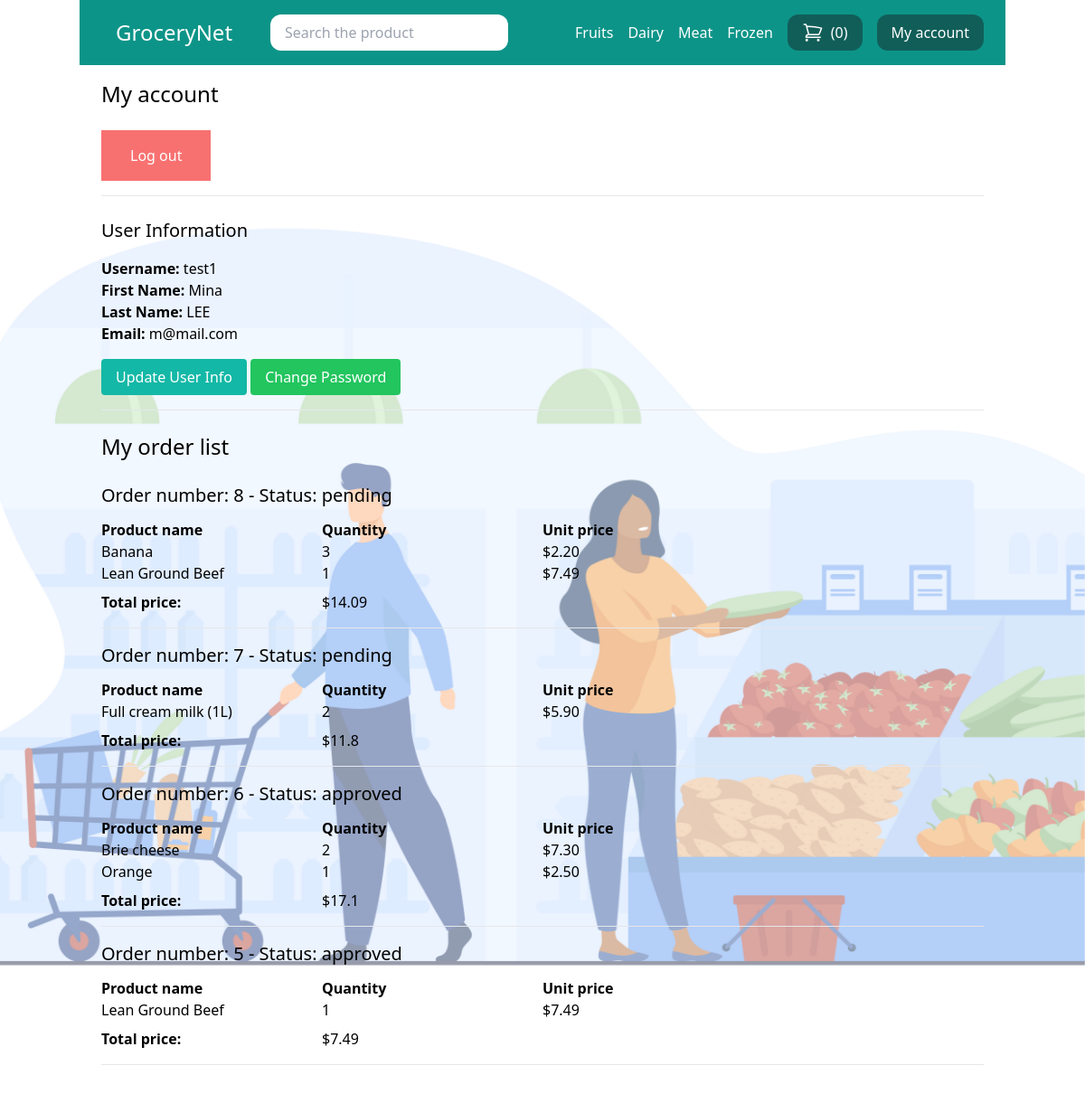
Page /myaccount/ (signed in) on the committed database.
### store/models.py (models this page shows, shortened)
class Category(models.Model):
    title = models.CharField(max_length=50)
    slug = models.SlugField(max_length=50)
    class Meta:
        verbose_name_plural = 'Categories' # 관리사이트의 모델 표기방법 변경

class OrderItem(models.Model):
    user = models.ForeignKey(User, related_name='items', on_delete=models.CASCADE)
    order = models.ForeignKey(Order, related_name='items', on_delete=models.CASCADE)
    product = models.ForeignKey(Product, related_name='items', on_delete=models.CASCADE)
    price = models.FloatField()
    quantity = models.IntegerField(default=1)

class Product(models.Model):
    DRAFT = 'draft'
    WAITING_APPROVAL = 'waitingapproval'
    ACTIVE = 'active'
    DELETED = 'deleted'
    STATUS_CHOICES = (
        (DRAFT, 'Draft'),
        (WAITING_APPROVAL, 'Waiting approval'),
        (ACTIVE, 'Active'),
        (DELETED, 'Deleted'),
    )
    user = models.ForeignKey(User, related_name='products', on_delete=models.CASCADE)
    category = models.ForeignKey(Category, related_name='products', on_delete=models.CASCADE)
    product_name = models.CharField(max_length=50)
    product_id = models.CharField(max_length=50)
    slug = models.SlugField(max_length=50)
    description = models.TextField(blank=True)
    price = models.FloatField()
    image = models.ImageField(upload_to='uploads/product_images/', blank=True, null=True)
    created_at = models.DateTimeField(auto_now_add=True)
    updated_at = models.DateTimeField(auto_now=True)
    status = models.CharField(max_length=50, choices=STATUS_CHOICES, default=ACTIVE)
    class Meta:
        ordering = ('-created_at',)  #표시 순서 변경

### userprofile/views.py (the view)
# urls.py: path('myaccount/', views.myaccount, name='myaccount'),
@login_required
def myaccount(request):
    orders = Order.objects.filter(created_by=request.user)
    order_items = OrderItem.objects.filter(order__in=orders)
    grouped_order_items = defaultdict(list)
    order_totals = {}
    order_statuses = {}  # 주문 상태 저장
    print(f"Orders: {orders}")  # 사용자의 주문 목록
    print(f"Order Items: {order_items}")  # 주문 항목 목록
    for item in order_items:
        grouped_order_items[item.order.id].append(item)
        if item.order.id not in order_totals:
            order_totals[item.order.id] = 0
        order_totals[item.order.id] += item.quantity * item.product.price
        order_statuses[item.order.id] = item.order.status
    grouped_items = sorted(grouped_order_items.items(), key=lambda x: x[0], reverse=True)
    return render(request, 'userprofile/myaccount.html', {
        'grouped_items': grouped_items,
        'grouped_order_items': grouped_order_items,  # 그룹화된 주문 항목
        'order_totals': order_totals,  # 주문별 총합 계산
        'order_statuses': order_statuses,  # 주문 상태 전달
    })

### store/cart.py (called while the page is built)
    def __len__(self):
        return sum(item['quantity'] for item in self.cart.values())

### store/context_processors.py (called while the page is built)
def cart(request):
    return {'cart': Cart(request)}

### store/templatetags/custom_filters.py (called while the page is built)
@register.filter
def get_item(dictionary, key):
    return dictionary.get(key)

### store/templatetags/menu.py (called while the page is built)
@register.inclusion_tag('core/menu.html')
def menu():
    categories = Category.objects.all()
    return {'categories': categories}

### userprofile/templates/userprofile/myaccount.html (shortened to what this page needs)
{% extends "core/base.html" %}
{% load custom_filters %}
{% block content %}
    <h1 class="text-2xl">My account</h1>
    <form method="POST" action="{% url 'logout' %}">
        <button type="submit" class="mt-6 inline-block py-4 px-8 bg-red-400 text-white">Log out</button>
    </form>
    <hr class="mt-4">
    <div class="mt-6">
        <h2 class="mb-4 text-xl">User Information</h2>
        {% if request.user.first_name or request.user.last_name or request.user.email %}
            <p><strong>Username:</strong> {{ request.user.username }}</p>
            <p><strong>First Name:</strong> {{ request.user.first_name }}</p>
            <p><strong>Last Name:</strong> {{ request.user.last_name }}</p>
            <p><strong>Email:</strong> {{ request.user.email }}</p>
        {% else %}
            <p class="text-red-500">Update your information</p>
        {% endif %}
        <a href="{% url 'profile_update' %}" class="mt-4 inline-block py-2 px-4 bg-teal-500 text-white rounded">
            Update User Info
        </a>
        <a href="{% url 'password_change' %}" class="mt-4 inline-block py-2 px-4 bg-green-500 text-white rounded">
            Change Password
        </a>
    </div>
    <hr class="mt-4">
    <h1 class="mt-6 mb-6 text-2xl">My order list</h1>
    {% if grouped_order_items %}
    {% for order_id, items in grouped_items %}
        <h2 class="mb-3 text-xl">Order number: {{ order_id }} - Status: {{ order_statuses|get_item:order_id }}</h2>
        <div class="flex flex-wrap">
            <div class="w-1/4">
                <strong>Product name</strong>
            </div>
            <div class="w-1/4">
                <strong>Quantity</strong>
            </div>
            <div class="w-1/4">
                <strong>Unit price</strong>
            </div>
        </div>
        {% for item in items %}
            <div class="flex flex-wrap">
                <div class="w-1/4">
                    {{ item.product.product_name }}
                </div>
                <div class="w-1/4">
                    {{ item.quantity }}
                </div>
                <div class="w-1/4">
                    ${{ item.product.price|floatformat:2 }}
                </div>
            </div>
        {% endfor %}
        <div class="flex flex-wrap mt-2">
            <div class="w-1/4 font-bold">
                Total price:
            </div>
            <div class="w-1/4">
                ${{ order_totals|get_item:order_id }}
            </div>
        </div>
        <hr class="mt-4 mb-4">
    {% endfor %}
    {% else %}
        <div class="px-6 py-6 bg-gray-300">
            You don't have any purchase record
        </div>
    {% endif %}
{% endblock content %}

### core/templates/core/menu.html (shortened to what this page needs)
{% for category in categories %}
    <a href="{% url "category_detail" category.slug %}" class="text-white">{{ category.title }}</a>
{% endfor %}

### rows in the picture
Category: title "Fruits"
Category: title "Dairy"
Category: title "Meat"
Category: title "Frozen"
OrderItem: order_id "8", order_statuses "pending", product.product_name "Banana", quantity "3", product.price "2.20", order_totals "14.09"
OrderItem: product.product_name "Lean Ground Beef", quantity "1", product.price "7.49"
OrderItem: order "7", order_statuses "pending", product.product_name "Full cream milk (1L)", quantity "2", product.price "5.90", price "11.8"
OrderItem: order "6", order_statuses "approved", product.product_name "Brie cheese", quantity "2", product.price "7.30", order_totals "17.1"
OrderItem: product.product_name "Orange", quantity "1", product.price "2.50"
OrderItem: order "5", order_statuses "approved", product.product_name "Lean Ground Beef", quantity "1", product.price "7.49", price "7.49"

### other values in the picture
{{ cart|length }} "0"
{{ request.user.username }} "test1"
{{ request.user.first_name }} "Mina"
{{ request.user.last_name }} "LEE"
{{ request.user.email }} "m@mail.com"
